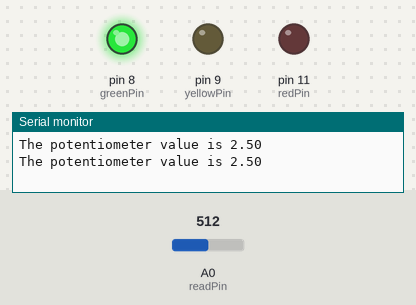
Bench run of a sketch on a simulated Arduino Uno, built with avr-gcc and run on an emulated ATmega328P. Shown: output pins drawn as LEDs (lit = HIGH), the last lines printed to the serial monitor. Inputs (shaded band) come from the test bench; at power-on: A0 (readPin) = 512.

Above: at 1.8 s.
1.9 s: A0 (readPin) set to 602
3.4 s: A0 (readPin) set to 632
At 4.6 s:
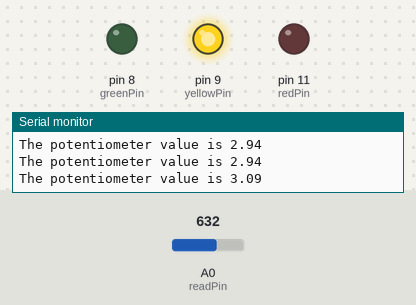
5.5 s: A0 (readPin) set to 810
7.2 s: A0 (readPin) set to 827
At 8.9 s:
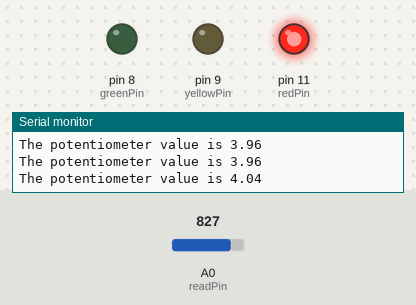
9.5 s: A0 (readPin) set to 306
At 10.5 s:
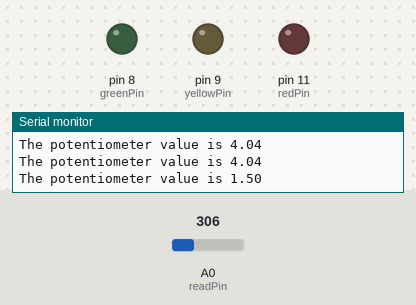
11.5 s: A0 (readPin) set to 402
13.2 s: A0 (readPin) set to 417
At 14.9 s:
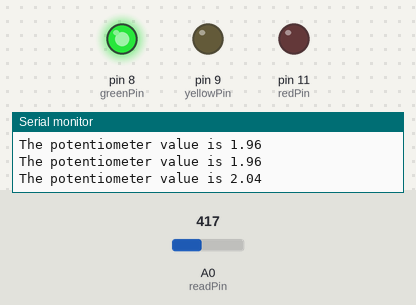
Timing chart, 0 to 16.4 s (numbered marks = the images above; inputs shaded):
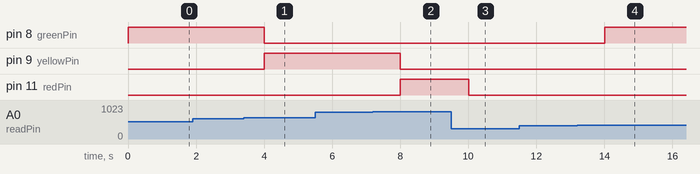

The sketch:

voltage-monitor.ino
```cpp
int readPin = A0;
int greenPin = 8;
int yellowPin = 9;
int redPin = 11;
int readVolt;
float voltageValue;
char message[] = "The potentiometer value is ";
int delayTime = 1000;


void setup() {
  // put your setup code here, to run once:
  pinMode(readPin, INPUT);
  pinMode(greenPin, OUTPUT);
  pinMode(yellowPin, OUTPUT);
  pinMode(redPin, OUTPUT);
  Serial.begin(9600);
}

void loop() {
  // put your main code here, to run repeatedly:
  readVolt = analogRead(readPin);
  voltageValue = (5./1023.) * readVolt;
  Serial.print(message);
  Serial.println(voltageValue);

  if (voltageValue >= 2.0 && voltageValue <= 3.0){
    digitalWrite(greenPin, HIGH);
    digitalWrite(yellowPin, LOW);
    digitalWrite(redPin, LOW);
  }
  if (voltageValue >= 3.0 && voltageValue <= 4.0){
    digitalWrite(greenPin, LOW);
    digitalWrite(yellowPin, HIGH);
    digitalWrite(redPin, LOW);
  }
  if (voltageValue >= 4.0 && voltageValue <= 5.0){
    digitalWrite(greenPin, LOW);
    digitalWrite(yellowPin, LOW);
    digitalWrite(redPin, HIGH);
  }
  if (voltageValue < 2.0 ){
    digitalWrite(greenPin, LOW);
    digitalWrite(yellowPin, LOW);
    digitalWrite(redPin, LOW);
  }


  delay(delayTime);
}
```

Measured:
- the behaviour switches between 613 and 614 on A0 (readPin) (found by bisection; images 0 and 1)
- the behaviour switches between 818 and 819 on A0 (readPin) (found by bisection; images 1 and 2)
- the behaviour switches between 409 and 410 on A0 (readPin) (found by bisection; images 3 and 4)
- after the input at 3.4 s, pin 8 (greenPin): HIGH → LOW after 0.60 s; pin 9 (yellowPin): LOW → HIGH after 0.60 s
- after the input at 7.2 s, pin 9 (yellowPin): HIGH → LOW after 0.81 s; pin 11 (redPin): LOW → HIGH after 0.81 s
- after the input at 9.5 s, pin 11 (redPin): HIGH → LOW after 0.51 s
- after the input at 13.2 s, pin 8 (greenPin): LOW → HIGH after 0.81 s
